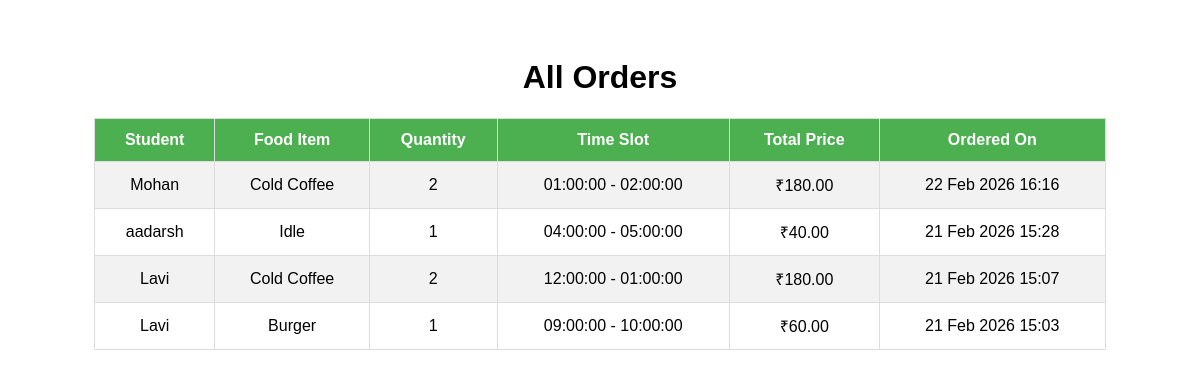
/shopkeeper/orders/ (signed in), run on the app's committed database.
### foodstall/models.py (models this page shows, shortened)
class Order(models.Model):
    student = models.ForeignKey(User, on_delete=models.CASCADE)
    food_item = models.ForeignKey(FoodItem, on_delete=models.CASCADE)
    time_slot = models.ForeignKey(TimeSlot, on_delete=models.SET_NULL, null=True)
    quantity = models.PositiveIntegerField(default=1)
    timestamp = models.DateTimeField(auto_now_add=True)
    def total_price(self):
        return self.food_item.price * self.quantity

class FoodItem(models.Model):
    name = models.CharField(max_length=100)
    price = models.DecimalField(max_digits=6, decimal_places=2)
    available = models.BooleanField(default=True)

class TimeSlot(models.Model):
    start_time = models.TimeField()
    end_time = models.TimeField()
    def __str__(self):
        return f"{self.start_time} - {self.end_time}"

### foodstall/views.py (the view)
# urls.py: path('shopkeeper/orders/', views.shopkeeper_orders, name='shopkeeper_orders'),
@staff_member_required
def shopkeeper_orders(request):
    orders = Order.objects.all().order_by('-timestamp')
    return render(request, 'foodstall/shopkeeper_orders.html', {'orders': orders})

### foodstall/templates/foodstall/shopkeeper_orders.html (shortened to what this page needs)
<!DOCTYPE html>
<html lang="en">
<head>
</head>
<body>
    <h1>All Orders</h1>
    <table>
        <tr>
            <th>Student</th>
            <th>Food Item</th>
            <th>Quantity</th>
            <th>Time Slot</th>
            <th>Total Price</th>
            <th>Ordered On</th>
        </tr>
        {% for order in orders %}
        <tr>
            <td>{{ order.student.username }}</td>
            <td>{{ order.food_item.name }}</td>
            <td>{{ order.quantity }}</td>
            <td>{{ order.time_slot }}</td>
            <td>₹{{ order.total_price }}</td>
            <td>{{ order.timestamp|date:"d M Y H:i" }}</td>
        </tr>
        {% empty %}
        <tr>
            <td colspan="6">No orders yet.</td>
        </tr>
        {% endfor %}
    </table>
</body>
</html>

### foodstall/templates/foodstall/shopkeeper_orders.html (style rules this page uses)
body { font-family: Arial; padding: 30px; }
table { width: 90%; margin: auto; border-collapse: collapse; }
th, td { padding: 12px; border: 1px solid #ddd; text-align: center; }
th { background-color: #4CAF50; color: white; }
tr:nth-child(even) { background-color: #f2f2f2; }
h1 { text-align: center; }

### data on the page
Order: student.username "Mohan", food_item.name "Cold Coffee", quantity "2", time_slot "01:00:00 - 02:00:00", total_price "180.00", timestamp "22 Feb 2026 16:16"
Order: student.username "aadarsh", food_item.name "Idle", quantity "1", time_slot "04:00:00 - 05:00:00", total_price "40.00", timestamp "21 Feb 2026 15:28"
Order: student.username "Lavi", food_item.name "Cold Coffee", quantity "2", time_slot "12:00:00 - 01:00:00", total_price "180.00", timestamp "21 Feb 2026 15:07"
Order: student.username "Lavi", food_item.name "Burger", quantity "1", time_slot "09:00:00 - 10:00:00", total_price "60.00", timestamp "21 Feb 2026 15:03"
